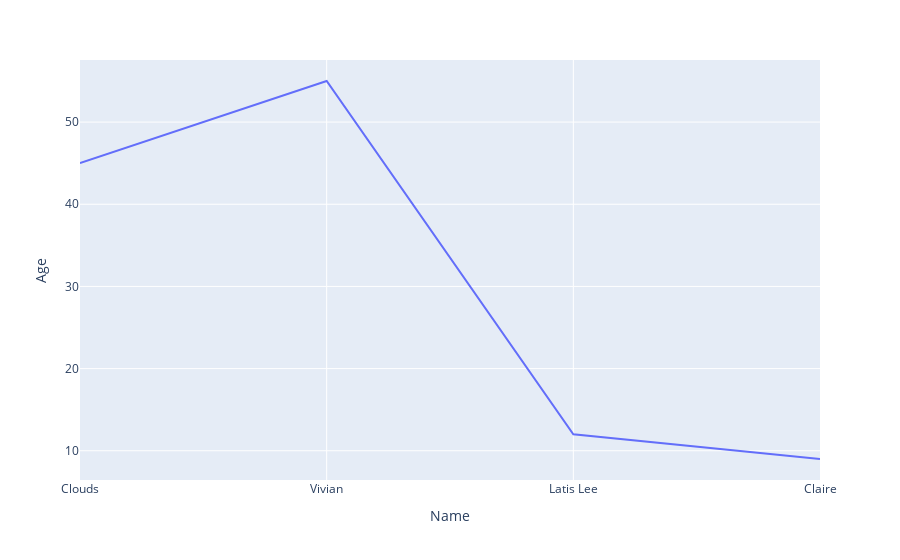
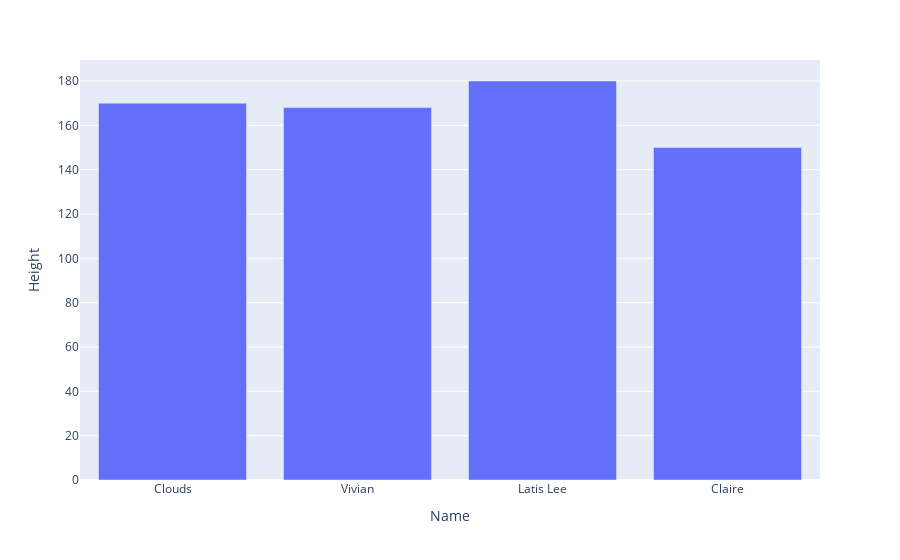
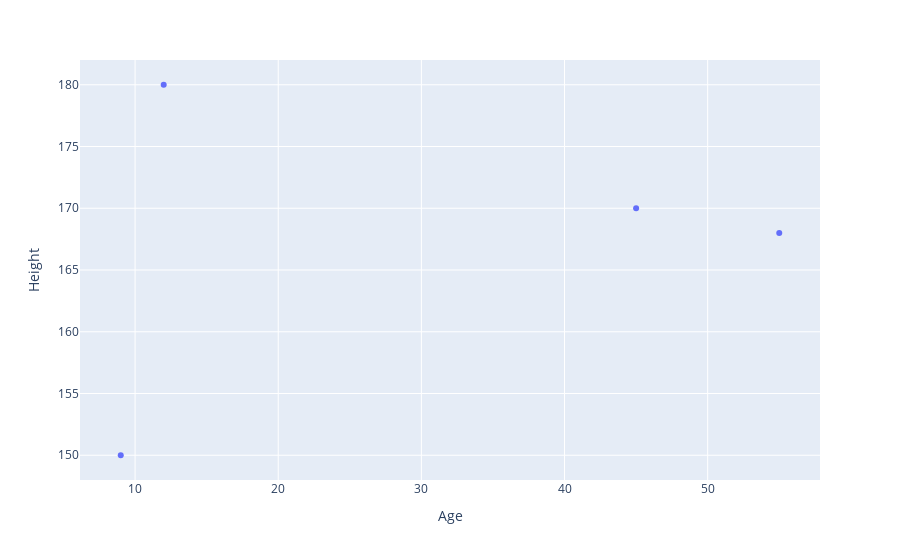

These figures' notebook cell, in order:
### Markdown cell above
Plotly Plot

### Code cell
import plotly.express as px
import plotly.graph_objects as go

fig = px.line(df, x='Name', y='Age')
fig.show()
fig = px.bar(df, x='Name', y='Height')
fig.show()
fig = px.scatter(df, x='Age', y='Height')
fig.show()

### Figure 1 — Plotly figure (JSON) as saved in the notebook; plotly's stock layout.template omitted (floating-point values rounded to 4 significant figures)
{"data": [{"hovertemplate": "Name=%{x}<br>Age=%{y}<extra></extra>", "legendgroup": "", "line": {"color": "#636efa", "dash": "solid"}, "marker": {"symbol": "circle"}, "mode": "lines", "name": "", "orientation": "v", "showlegend": false, "type": "scatter", "x": ["Clouds", "Vivian", "Latis Lee", "Claire"], "xaxis": "x", "y": [45, 55, 12, 9], "yaxis": "y"}], "layout": {"legend": {"tracegroupgap": 0}, "margin": {"t": 60}, "xaxis": {"anchor": "y", "domain": [0, 1], "title": {"text": "Name"}}, "yaxis": {"anchor": "x", "domain": [0, 1], "title": {"text": "Age"}}}}

### Figure 2 — Plotly figure (JSON) as saved in the notebook; plotly's stock layout.template omitted (floating-point values rounded to 4 significant figures)
{"data": [{"alignmentgroup": "True", "hovertemplate": "Name=%{x}<br>Height=%{y}<extra></extra>", "legendgroup": "", "marker": {"color": "#636efa", "pattern": {"shape": ""}}, "name": "", "offsetgroup": "", "orientation": "v", "showlegend": false, "textposition": "auto", "type": "bar", "x": ["Clouds", "Vivian", "Latis Lee", "Claire"], "xaxis": "x", "y": [170, 168, 180, 150], "yaxis": "y"}], "layout": {"barmode": "relative", "legend": {"tracegroupgap": 0}, "margin": {"t": 60}, "xaxis": {"anchor": "y", "domain": [0, 1], "title": {"text": "Name"}}, "yaxis": {"anchor": "x", "domain": [0, 1], "title": {"text": "Height"}}}}

### Figure 3 — Plotly figure (JSON) as saved in the notebook; plotly's stock layout.template omitted (floating-point values rounded to 4 significant figures)
{"data": [{"hovertemplate": "Age=%{x}<br>Height=%{y}<extra></extra>", "legendgroup": "", "marker": {"color": "#636efa", "symbol": "circle"}, "mode": "markers", "name": "", "orientation": "v", "showlegend": false, "type": "scatter", "x": [45, 55, 12, 9], "xaxis": "x", "y": [170, 168, 180, 150], "yaxis": "y"}], "layout": {"legend": {"tracegroupgap": 0}, "margin": {"t": 60}, "xaxis": {"anchor": "y", "domain": [0, 1], "title": {"text": "Age"}}, "yaxis": {"anchor": "x", "domain": [0, 1], "title": {"text": "Height"}}}}
